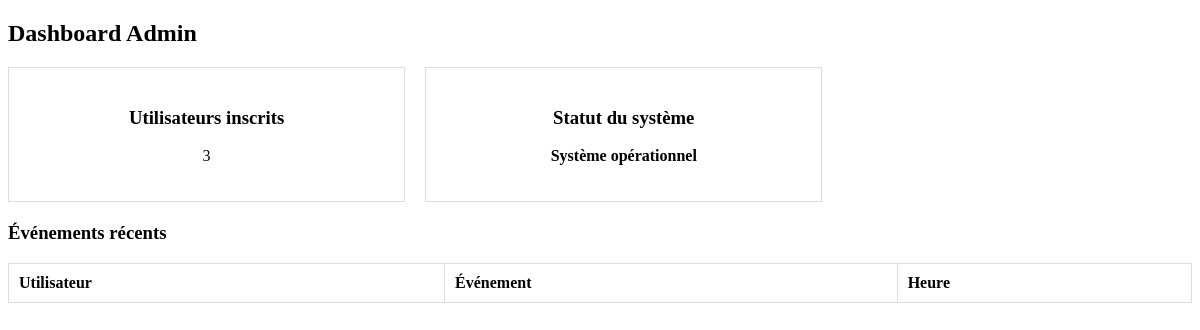
Page /admin/dashboard (signed in) on the earlier database version.
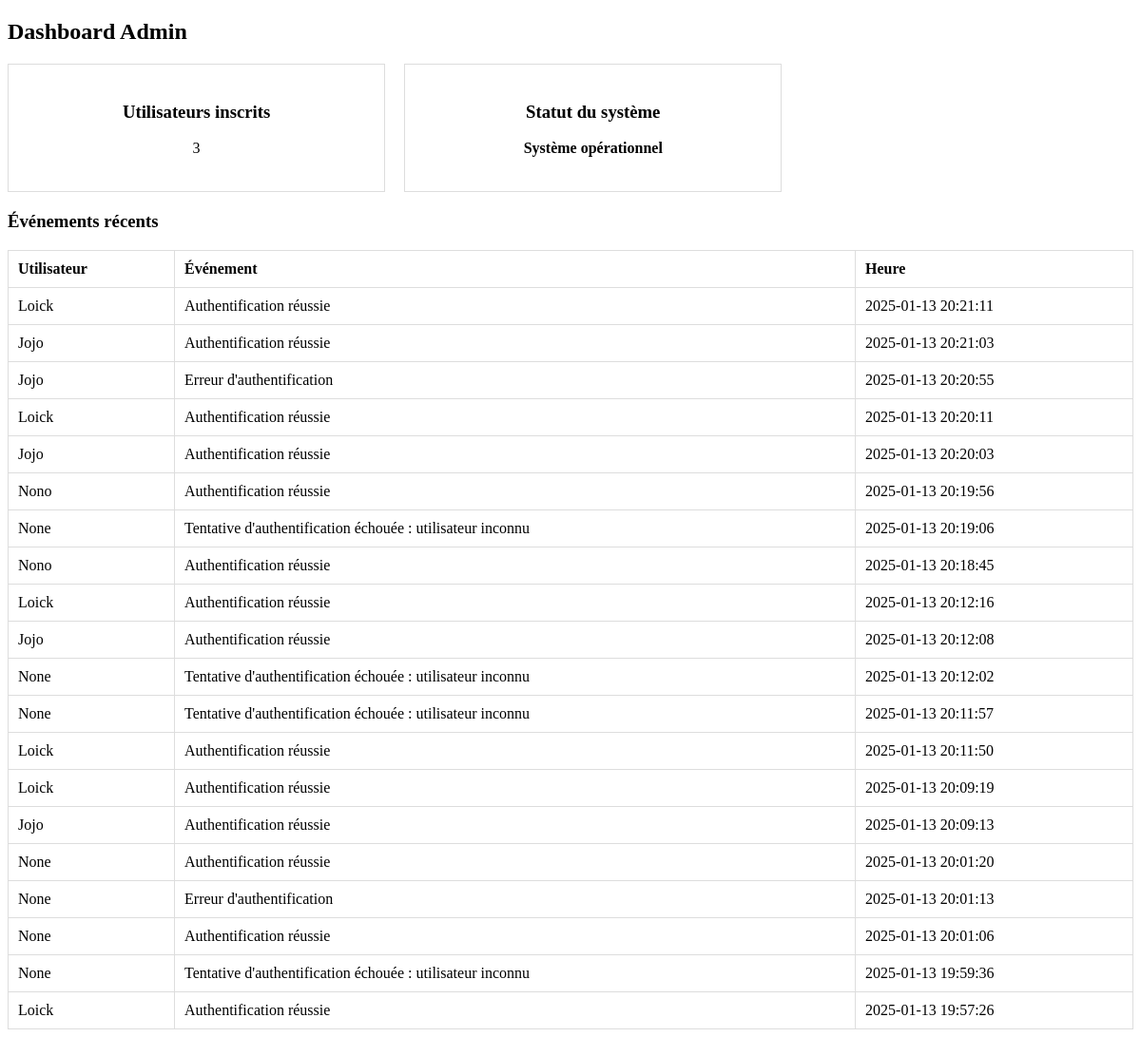
Same page on the later database version.
### tables this page shows
CREATE TABLE events (
        id INTEGER PRIMARY KEY,
        user_id INTEGER,
        event TEXT,
        timestamp TIMESTAMP DEFAULT CURRENT_TIMESTAMP,
        FOREIGN KEY(user_id) REFERENCES users(id)
    );

CREATE TABLE users (
            id INTEGER PRIMARY KEY, 
            name VARCHAR(255) NOT NULL UNIQUE,
            password VARCHAR(255) NOT NULL,
            role VARCHAR(50) NOT NULL DEFAULT 'user'
        );

### Backend/app.py (the view)
@app.route('/admin/dashboard')
def dashboard():
    if 'role' not in session or session['role'] != 'admin':
        flash("Accès interdit.", 'error')
        return redirect(url_for('login'))
    users_count = get_all_users_count()
    system_status = check_system_status()
    recent_events = get_recent_events()
    return render_template('admin_dashboard.html', users_count=users_count, system_status=system_status, recent_events=recent_events)

### Backend/database.py (called while the page is built)
def get_all_users_count():
    with db.connect() as conn:
        result = conn.execute(text("SELECT COUNT(*) FROM users"))
        return result.scalar()  # Renvoie le nombre d'utilisateurs

def check_system_status():
    try:
        with db.connect() as conn:
            conn.execute(text("SELECT 1"))
        return "Système opérationnel"
    except Exception as e:
        return f"Erreur : {str(e)}"

def get_recent_events():
    with db.connect() as conn:
        result = conn.execute(text("SELECT events.event, events.timestamp, users.name AS user_name FROM events LEFT JOIN users ON events.user_id = users.id ORDER BY events.timestamp DESC LIMIT 20;")).fetchall()
        return [dict(row) for row in result]

### Frontend/templates/admin_dashboard.html (shortened to what this page needs)
<!DOCTYPE html>
<html lang="fr">
<head>
</head>
<body>
    <h2>Dashboard Admin</h2>
    <div class="dashboard">
        <div class="dashboard-item">
            <h3>Utilisateurs inscrits</h3>
            <p>{{ users_count }}</p>
        </div>
        <div class="dashboard-item">
            <h3>Statut du système</h3>
            <p class="status">{{ system_status }}</p>
        </div>
    </div>
    <div class="recent-events">
        <h3>Événements récents</h3>
        <table>
            <thead>
                <tr>
                    <th>Utilisateur</th>
                    <th>Événement</th>
                    <th>Heure</th>
                </tr>
            </thead>
            <tbody>
                {% for event in recent_events %}
                    <tr>
                        <td>{{ event['user_name'] }}</td>
                        <td>{{ event['event'] }}</td>
                        <td>{{ event['timestamp'] }}</td>
                    </tr>
                {% endfor %}
            </tbody>
        </table>
    </div>
</body>
</html>

### Frontend/templates/admin_dashboard.html (style rules this page uses)
.dashboard { display: flex; flex-wrap: wrap; gap: 20px; }
.dashboard-item { border: 1px solid #ddd; padding: 20px; width: 30%; text-align: center; }
.status { font-weight: bold; }
.recent-events { width: 100%; margin-top: 20px; }
table { width: 100%; border-collapse: collapse; }
th, td { padding: 10px; border: 1px solid #ddd; text-align: left; }

Differences in the rows shown:
added events: user_name "Loick", event "Authentification réussie", timestamp "2025-01-13 20:21:11"
added events: user_name "Jojo", event "Authentification réussie", timestamp "2025-01-13 20:21:03"
added events: user_name "Jojo", event "Erreur d'authentification", timestamp "2025-01-13 20:20:55"
added events: user_name "Loick", event "Authentification réussie", timestamp "2025-01-13 20:20:11"
added events: user_name "Jojo", event "Authentification réussie", timestamp "2025-01-13 20:20:03"
added events: user_name "Nono", event "Authentification réussie", timestamp "2025-01-13 20:19:56"
added events: user_name "None", event "Tentative d'authentification échouée : utilisateur inconnu", timestamp "2025-01-13 20:19:06"
added events: user_name "Nono", event "Authentification réussie", timestamp "2025-01-13 20:18:45"
added events: user_name "Loick", event "Authentification réussie", timestamp "2025-01-13 20:12:16"
added events: user_name "Jojo", event "Authentification réussie", timestamp "2025-01-13 20:12:08"
added events: user_name "None", event "Tentative d'authentification échouée : utilisateur inconnu", timestamp "2025-01-13 20:12:02"
added events: user_name "None", event "Tentative d'authentification échouée : utilisateur inconnu", timestamp "2025-01-13 20:11:57"
added events: user_name "Loick", event "Authentification réussie", timestamp "2025-01-13 20:11:50"
added events: user_name "Loick", event "Authentification réussie", timestamp "2025-01-13 20:09:19"
added events: user_name "Jojo", event "Authentification réussie", timestamp "2025-01-13 20:09:13"
added events: user_name "None", event "Authentification réussie", timestamp "2025-01-13 20:01:20"
added events: user_name "None", event "Erreur d'authentification", timestamp "2025-01-13 20:01:13"
added events: user_name "None", event "Authentification réussie", timestamp "2025-01-13 20:01:06"
added events: user_name "None", event "Tentative d'authentification échouée : utilisateur inconnu", timestamp "2025-01-13 19:59:36"
added events: user_name "Loick", event "Authentification réussie", timestamp "2025-01-13 19:57:26"
